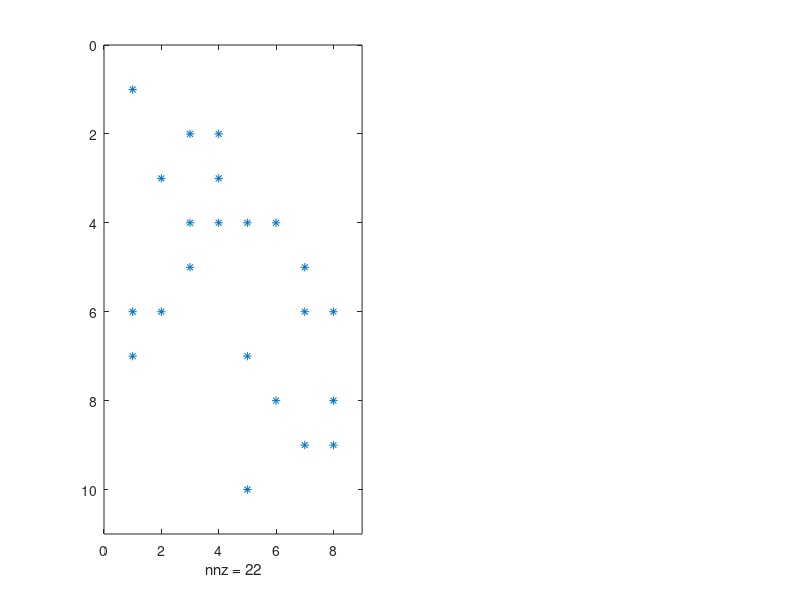

The MATLAB source for this figure: (Note: this script raises an error after producing the figure.)
function proj09
% proj09
% plots the sparsity patterns and deformations of n n-section bridges.
% Inputs: None
% Outputs: None
% Quan Le, CAAM 210, Fall 2019, Project 09
% Last Modified: November 16, 2019

close all


AA = {};

for nos = 1:3
    [adj, xc, yc, len] = build_basic_bridge(nos); % build bridge
    AA(nos) =  {adj};
    [force1, force2] = f(nos); % get force vectors
    % deformations
    [dx1,dy1,~,~,~] = deform_basic_bridge(nos,adj,xc,yc,len,force1);
    [dx2,dy2,~,~,~] = deform_basic_bridge(nos,adj,xc,yc,len,force2);
    % plot
    plotter(adj,xc,yc,dx1,dy1,dx2,dy2,nos)
end

% questions

% 1. If you are driving a light-weight car (0.01 units of weight), 
% what is the maximum length (in nos) 
% the bridge could be while still being considered safe? 
% (What is your criterion for ?safe??)

% Given the ultimate tensile stress, the bridge is safe insofar as the
% force experienced by any given fiber does not exceed the aforementioned
% stress.

% Without this information though, I'd say that 6 sections is as far as I
% would go.

%========================================================================

% 2. What about if you are driving an 18-wheeler truck 
% (0.05 units of weight)?

% The same arguement for question 1 applies to question 2, and I would 
% drive on a bridge with at most 3 sections.

%========================================================================

% 3. How does the spy of the adjacency matrix A 
% for a particular bridge relate to how it deforms?

% A nonzero point in the sparsity matrix represents a point that relates
% the displacement of a point and its elongation. The first fiber, for
% example, is elongated by the same distance the first node is displaces in
% the x-direction.

%========================================================================

% 4. What trends do you notice as nos increases? 
% (Relate your answer to the spy of a particular bridge, 
% how the bridge deforms under different stress conditions, etc.)

% As the number of sections increases, the sparsity pattern of the bridge
% repeates itself along it's own diagonal, demonstrating that the sparsity
% of the adjacency matrix follows the increase in section length.

% The minimum of the deformed bridge, given a constant force, decreases
% with an increase in the number of sections.
end

function [y,z] = f(x)
% [y,z] = f(x)
% gets the force vectors, where the forces are applied on each of the
% nodes.
% Inputs: x, the number of nodes
% Outputs: y, the force vector for a small car
%          z, the force vector for a large car


a = [0 -.01 0 0]'; % a negative force on the bottom node
y = a;

% iterate to make y
for i = 1:x
    y = [y; a];
end
z = 5.*y;
end


function plotter(adj,xc,yc,dx1,dy1,dx2,dy2,nos)
% plotter(adj,xc,yc,dx1,dy1,dx2,dy2,nos)
% plots the sparsity pattern and relative deformation of a bridge
% Inputs: adj, the adjacency matrix
%         xc, the undeformed x-coordinates of each fiber
%         yc, the undeformed y-coordinates of each fiber
%         dx1, the first deformed x-coordinates of each fiber
%         dy1, the first deformed y-coordinates of each fiber
%         dx2, the second deformed x-coordinates of each fiber
%         d21, the second deformed y-coordinates of each fiber
%         nos, the number of sections
% Outputs: none


figure
% plot the sparsity pattern
subplot(1,2,1)
spy(adj)
title('sparsity pattern of adj, and nos = ' + string(nos))

% plot the three forms of each matrix
subplot(1,2,2)
p1=line(xc', yc', 'Color','blue'); % undeformed
p2=line(dx1',dy1', 'Color', 'red'); % deform 1
p3=line(dx2',dy2', 'Color', 'green'); % deform 2
title('deformation of truss bridge')
legend([p1(1) p2(1) p3(1)], 'undeformed','deform 1','deform 2')
axis equal 
set(gca,'XTick',[], 'YTick', []) % gets rid of xy labels
set(gca,'XColor', 'none','YColor','none') % gets rid of xy axis lines
end

function [adj, xc, yc, len] = build_basic_bridge(nos)
% [adj, xc, yc, len] = build_basic_bridge(nos)
% builds a bridge, given the number of sections
% Inputs: nos, the number of sections
% Outputs: adj, the adjacency matrix
%          xc, the undeformed x-coordinates of each fiber
%          yc, the undeformed y-coordinates of each fiber
%          len, the length vector of each fiber


% calculate some helpful numbers
num_nodes = nos*2+2;
num_edges = nos*5+5;
s = 1/sqrt(2);
% initialize the return values
adj = sparse(num_edges, 2*num_nodes);
xc = sparse(num_edges, 2);
yc = sparse(num_edges, 2);
len = ones(num_edges, 1);
% build the left side of bridge (edges 1 and 2)
adj([1 2], [1 3 4]) = [1 0 0;
                       0 s s];

xc([1 2],:) = [0 1;
               0 1];

yc([1 2],:) = [0 0;
               0 1];

len(2) = 1/s;

% build the middle of bridge
for i = 1:nos
    row_frame = (5*i-2):(5*i+2);
    col_frame = (4*i-3):(4*i+4);
    adj(row_frame,col_frame)= [0 -1  0  1  0  0  0  0;
                               0  0 -s  s  s -s  0  0;
                               0  0 -1  0  0  0  1  0;
                              -s -s  0  0  0  0  s  s;
                              -1  0  0  0  1  0  0  0];

    xc(row_frame, :) = [i i;
                        i i+1;
                        i i+1;
                        i i+1;
                        i i+1];
    
    yc(row_frame, :) = [0 1;
                        1 0;
                        1 1;
                        0 1;
                        0 0];
    
    len(row_frame) = [1 1/s 1 1/s 1];
end

% build the right side of bridge
adj((end-2):(end) ,(end-3):(end)) = [0 -1  0  1;
                                     0  0 -s  s;
                                    -1  0  0  0];
xc((end-2):(end), :) = [nos+1 nos+1;
                        nos+1 nos+2;
                        nos+1 nos+2];
yc((end-2):(end), :) = [0 1;
                        1 0;
                        0 0];
len(end-1) = 1/s;
end


function [dx,dy,work,X,Y] = deform_basic_bridge(nos,adj,xc,yc,len,force)
% plotter(adj,xc,yc,dx1,dy1,dx2,dy2,nos)
% plots the sparsity pattern and relative deformation of a bridge
% Inputs: nos, the number of sections
%         adj, the adjacency matrix
%         xc, the undeformed x-coordinates of each fiber
%         yc, the undeformed y-coordinates of each fiber
%         len, the length vector of each fiber
%         force, the force applied to each directon on each node

% Outputs: dx, the deformed x-coordinates of each fiber
%          dy, the deformed y-coordinates of each fiber
%          work, the work done by the bridge to resist deformation
%          X, the x displacements for each node
%          Y, the y displacements for each node


% calculate the displacements
stiffness = adj'*diag(1./len)*adj;
displacements = stiffness\force;

% find work done
nos, force
work = displacements'*force

% seperate x and y displacements
X = displacements(1:2:end);
Y = displacements(2:2:end);

% initialize the return values
dx = zeros(size(xc));
dy = zeros(size(yc));

% deform the left side of bridge
dx([1 2],:) = xc([1 2],:) + [0    X(1);
                             0    X(2)];
dy([1 2],:) = yc([1 2],:) + [0    Y(1);
                             0    Y(2)];

% deform the middle of bridge
for i = 1:nos
    row_frame = (5*i-2):(5*i+2);
    dx(row_frame,:) = xc(row_frame,:) + [X(2*i-1) X(2*i);
                                         X(2*i)   X(2*i+1);
                                         X(2*i)   X(2*i+2);
                                         X(2*i-1) X(2*i+2);
                                         X(2*i-1) X(2*i+1)];
    
    dy(row_frame,:) = yc(row_frame,:) + [Y(2*i-1) Y(2*i);
                                         Y(2*i)   Y(2*i+1);
                                         Y(2*i)   Y(2*i+2);
                                         Y(2*i-1) Y(2*i+2);
                                         Y(2*i-1) Y(2*i+1)];
end

% deform the right side of bridge
dx((end-2):end, :) = xc((end-2):end,:) + [X(end-1) X(end);
                                          X(end)   0;
                                          X(end-1) 0];

dy((end-2):end, :) = yc((end-2):end,:) + [Y(end-1) Y(end);
                                          Y(end)   0;
                                          Y(end-1) 0];
end